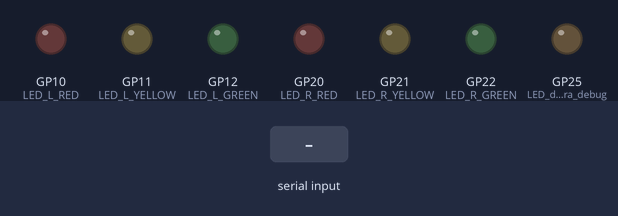
Bench run of a sketch on a simulated Raspberry Pi Pico. On the bench: output pins drawn as LEDs (lit = HIGH). Dashed ring = blinking. Inputs (shaded band) come from the test bench. Random numbers use the default seed unless the sketch sets one; what the sketch prints to the serial monitor is not drawn.

Above: at 2.3 s.
2.4 s: "RB\n" received over Serial
At 2.8 s:
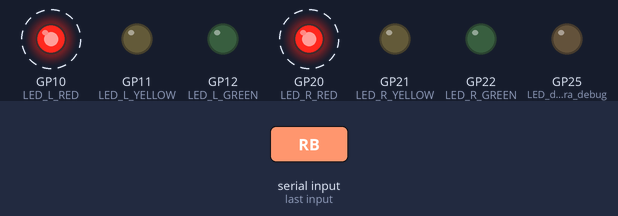
5.4 s: "GE\n" received over Serial
At 6.5 s:
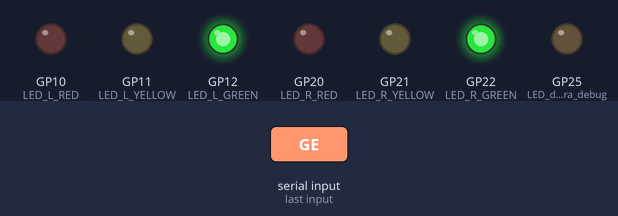
6.9 s: "RE\n" received over Serial
At 7.6 s:
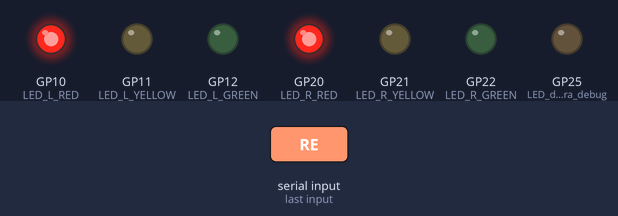
Timing chart, 0 to 9.9 s (numbered marks = the images above; inputs shaded):
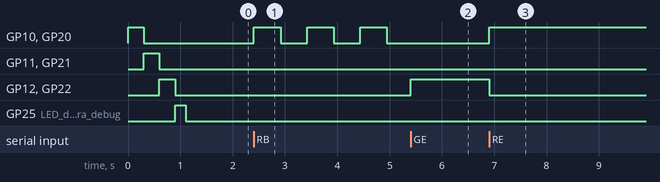

Measured:
- after the input at 2.4 s, GP10 (LED_L_RED), GP20 (LED_R_RED): alternates HIGH for 0.51 s and LOW for 0.51 s, starting at once
- after the input at 5.4 s, GP12 (LED_L_GREEN), GP22 (LED_R_GREEN): LOW → HIGH at once
- after the input at 6.9 s, GP10 (LED_L_RED), GP20 (LED_R_RED): LOW → HIGH at once; GP12 (LED_L_GREEN), GP22 (LED_R_GREEN): HIGH → LOW at once

The sketch:

lightsigns_sensors.ino
```cpp
/*
 * USAC10 - Station Controller (Unified)
 * Hardware: Raspberry Pi Pico W
 * * Funcionalidades Atualizadas (Sprint 3):
 * 1. LightSigns: Controla 6 LEDs (Tráfego Esquerdo e Direito)
 * 2. Sensors: Lê Temp/Hum (DHT22 no GP15 ou Simulado)
 */

// --- CONFIGURAÇÃO: SENSORES ---
// Descomenta a linha abaixo se tiveres um DHT22 real ligado
// #define USE_DHT22

#ifdef USE_DHT22
  #include <DHT.h>
  #define DHTPIN 15        // Pino do sensor DHT (Confirmado pelo user)
  #define DHTTYPE DHT22
  DHT dht(DHTPIN, DHTTYPE);
#endif

// --- CONFIGURAÇÃO: HARDWARE LEDS ---
// Lado Esquerdo
#define LED_L_RED    10
#define LED_L_YELLOW 11
#define LED_L_GREEN  12

// Lado Direito
#define LED_R_RED    20
#define LED_R_YELLOW 21
#define LED_R_GREEN  22

// Variáveis Globais
String inputBuffer = "";
bool blinking = false;
unsigned long lastBlinkTime = 0;
int simulatedHumidity = 60; // Para simulação caso não haja DHT

// --- SETUP ---
void setup() {
  Serial.begin(9600);

  // Configurar LEDs (Lado Esquerdo)
  pinMode(LED_L_RED, OUTPUT);
  pinMode(LED_L_YELLOW, OUTPUT);
  pinMode(LED_L_GREEN, OUTPUT);

  // Configurar LEDs (Lado Direito)
  pinMode(LED_R_RED, OUTPUT);
  pinMode(LED_R_YELLOW, OUTPUT);
  pinMode(LED_R_GREEN, OUTPUT);

  pinMode(LED_BUILTIN, OUTPUT); // LED da placa para debug

  // Estado inicial: tudo apagado
  turnOffAllLEDs();

  // Inicializar Sensor (se ativado)
  #ifdef USE_DHT22
    dht.begin();
  #endif

  // Sequência de teste inicial visual
  testStartupSequence();

  Serial.println(">>> Station Controller ONLINE <<<");
  Serial.println("Modes: LightSigns (6-LED Traffic) + Sensors (GTH)");
  Serial.println("Waiting for commands...");
}

// --- LOOP PRINCIPAL ---
void loop() {
  // 1. Ler Serial (Não bloqueante)
  while (Serial.available() > 0) {
    char c = Serial.read();
    if (c == '\n' || c == '\r') {
      if (inputBuffer.length() > 0) {
        processGlobalCommand(inputBuffer);
        inputBuffer = "";
      }
    } else {
      inputBuffer += c;
    }
  }

  // 2. Gerir Piscas (Non-blocking Blink)
  handleBlinking();

  // Pequeno delay para estabilidade do CPU
  delay(10);
}

// --- PROCESSADOR DE COMANDOS ---
void processGlobalCommand(String cmd) {
  cmd.trim();
  cmd.toUpperCase();

  // Roteamento de Comandos
  if (cmd == "GTH") {
    // Comando para Sensores
    sendSensorData();
  }
  else if (cmd.length() >= 2) {
    // Comandos para Luzes (GE, RE, YE, RB, etc.)
    processLightCommand(cmd);
  }
}

// ==========================================
// LÓGICA DOS SENSORES
// ==========================================
void sendSensorData() {
  float temperature = 0.0;
  float humidity = 0.0;

  #ifdef USE_DHT22
    // Leitura real do DHT22
    humidity = dht.readHumidity();
    temperature = dht.readTemperature();

    if (isnan(humidity) || isnan(temperature)) {
      Serial.println("ERROR: DHT read failed");
      return; // Sai da função para não enviar lixo
    }
  #else
    // Leitura do Sensor Interno do Pico (RP2040)
    temperature = analogReadTemp();

    // Simulação de humidade (visto que o Pico não mede humidade interna)
    simulatedHumidity += random(-2, 3);
    if (simulatedHumidity < 40) simulatedHumidity = 40;
    if (simulatedHumidity > 80) simulatedHumidity = 80;
    humidity = simulatedHumidity;
  #endif

  // Formato Rigoroso USAC10:
  // TEMP&unit:celsius&value:xx#HUM&unit:percentage&value:xx
  String response = "TEMP&unit:celsius&value:";
  response += String((int)temperature);
  response += "#HUM&unit:percentage&value:";
  response += String((int)humidity);

  Serial.println(response);
}

// ==========================================
// LÓGICA DAS LUZES (LIGHTSIGNS)
// ==========================================
void processLightCommand(String cmd) {
  String operation = cmd.substring(0, 2); // Pega nos primeiros 2 chars

  // Apagar sempre antes de mudar estado (regra de exclusividade)
  turnOffAllLEDs();

  if (operation == "GE") {
    // GREEN: Sinal Verde (Via Livre)
    digitalWrite(LED_L_GREEN, HIGH);
    digitalWrite(LED_R_GREEN, HIGH);

  } else if (operation == "RE") {
    // RED: Sinal Vermelho (Via Ocupada)
    digitalWrite(LED_L_RED, HIGH);
    digitalWrite(LED_R_RED, HIGH);

  } else if (operation == "YE") {
    // YELLOW: Sinal Amarelo (Via Atribuída)
    digitalWrite(LED_L_YELLOW, HIGH);
    digitalWrite(LED_R_YELLOW, HIGH);

  } else if (operation == "RB") {
    // RED BLINK: Vermelho Intermitente (Não Operacional)
    blinking = true;
    lastBlinkTime = millis();
    // Liga imediatamente para dar feedback visual instantâneo
    digitalWrite(LED_L_RED, HIGH);
    digitalWrite(LED_R_RED, HIGH);

  } else if (operation == "OF") {
    // OFF: Tudo apagado (já feito pelo turnOffAllLEDs no início)
  }
}

void turnOffAllLEDs() {
  blinking = false;
  // Lado Esquerdo
  digitalWrite(LED_L_RED, LOW);
  digitalWrite(LED_L_YELLOW, LOW);
  digitalWrite(LED_L_GREEN, LOW);

  // Lado Direito
  digitalWrite(LED_R_RED, LOW);
  digitalWrite(LED_R_YELLOW, LOW);
  digitalWrite(LED_R_GREEN, LOW);
}

void handleBlinking() {
  if (blinking) {
    unsigned long currentTime = millis();
    // Blink a cada 500ms
    if (currentTime - lastBlinkTime >= 500) {
      lastBlinkTime = currentTime;

      // Inverter estado dos LEDs Vermelhos (para RB)
      int newStateLeft = !digitalRead(LED_L_RED);
      int newStateRight = !digitalRead(LED_R_RED);

      digitalWrite(LED_L_RED, newStateLeft);
      digitalWrite(LED_R_RED, newStateRight);
    }
  }
}

void testStartupSequence() {
  // Sequência Semafórica de Arranque (Vermelho -> Amarelo -> Verde)

  // 1. Vermelho
  digitalWrite(LED_L_RED, HIGH); digitalWrite(LED_R_RED, HIGH);
  delay(300);
  digitalWrite(LED_L_RED, LOW); digitalWrite(LED_R_RED, LOW);

  // 2. Amarelo
  digitalWrite(LED_L_YELLOW, HIGH); digitalWrite(LED_R_YELLOW, HIGH);
  delay(300);
  digitalWrite(LED_L_YELLOW, LOW); digitalWrite(LED_R_YELLOW, LOW);

  // 3. Verde
  digitalWrite(LED_L_GREEN, HIGH); digitalWrite(LED_R_GREEN, HIGH);
  delay(300);
  digitalWrite(LED_L_GREEN, LOW); digitalWrite(LED_R_GREEN, LOW);

  // Piscar LED interno
  digitalWrite(LED_BUILTIN, HIGH);
  delay(200);
  digitalWrite(LED_BUILTIN, LOW);
}
```
